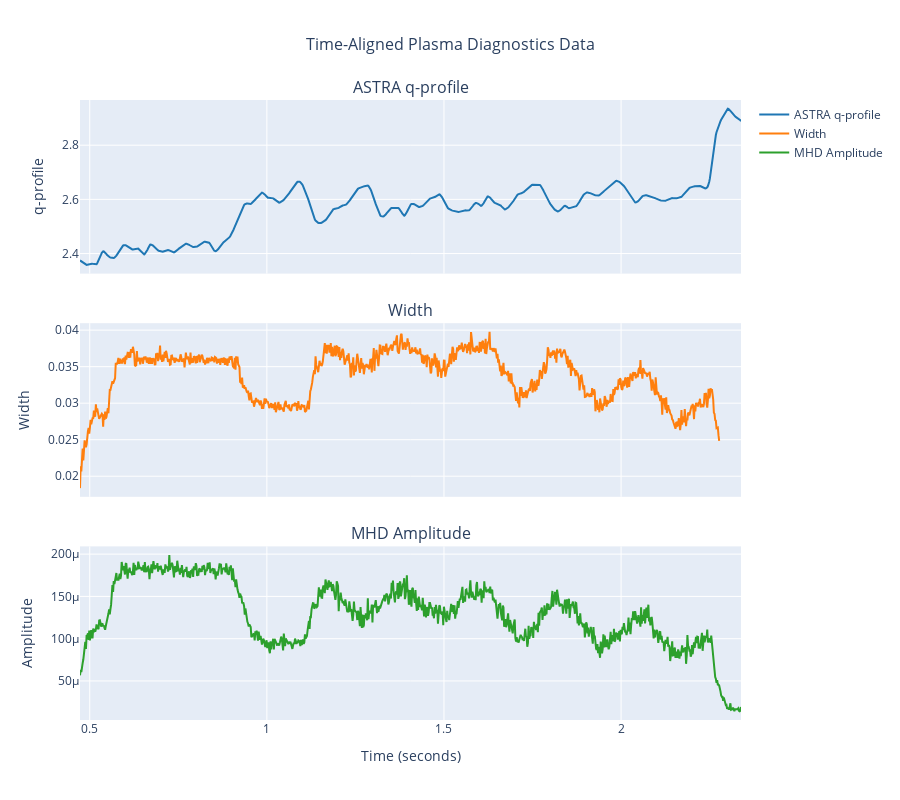

Notebook cell for this chart:
### Code cell
# Create interactive plot with all three groups aligned by time
from scipy import interpolate

print("Creating interactive plot with time-aligned data...")

with h5py.File(file_path, 'r') as f:
    # Extract time arrays and data
    astra_time = f['astra/time'][0]
    astra_q = f['astra/q'][:, 30]  # Middle radial position
    
    width_time = f['width/time'][0]
    width_width = f['width/width'][0]
    
    mhd_time = f['mhd/time'][0]
    mhd_amplitude = f['mhd/amplitude'][0]
    
    # Define common time window (intersection of all valid ranges)
    # Find the overlapping time range
    astra_valid = astra_time[~np.isnan(astra_time)]
    width_valid = width_time[~np.isnan(width_time)]
    mhd_valid = mhd_time[~np.isnan(mhd_time)]
    
    time_start = max(astra_valid.min(), width_valid.min(), mhd_valid.min())
    time_end = min(astra_valid.max(), width_valid.max(), mhd_valid.max())
    
    print(f"Common time window: {time_start:.4f} to {time_end:.4f} seconds")
    
    # Create common time grid for interpolation
    common_time = np.linspace(time_start, time_end, 1000)
    
    # Interpolate all datasets to common time grid
    datasets = {}
    
    # ASTRA data
    astra_mask = ~np.isnan(astra_time) & ~np.isnan(astra_q)
    if np.sum(astra_mask) > 1:
        astra_interp = interpolate.interp1d(
            astra_time[astra_mask], astra_q[astra_mask], 
            kind='linear', bounds_error=False, fill_value=np.nan
        )
        datasets['ASTRA q-profile'] = astra_interp(common_time)
    
    # WIDTH data
    width_mask = ~np.isnan(width_time) & ~np.isnan(width_width)
    if np.sum(width_mask) > 1:
        width_interp = interpolate.interp1d(
            width_time[width_mask], width_width[width_mask],
            kind='linear', bounds_error=False, fill_value=np.nan
        )
        datasets['Width'] = width_interp(common_time)
    
    # MHD data
    mhd_mask = ~np.isnan(mhd_time) & ~np.isnan(mhd_amplitude)
    if np.sum(mhd_mask) > 1:
        mhd_interp = interpolate.interp1d(
            mhd_time[mhd_mask], mhd_amplitude[mhd_mask],
            kind='linear', bounds_error=False, fill_value=np.nan
        )
        datasets['MHD Amplitude'] = mhd_interp(common_time)

# Create interactive plot using Plotly
fig = make_subplots(
    rows=3, cols=1,
    shared_xaxes=True,
    subplot_titles=list(datasets.keys()),
    vertical_spacing=0.08,
    specs=[[{"secondary_y": False}],
           [{"secondary_y": False}],
           [{"secondary_y": False}]]
)

colors = ['#1f77b4', '#ff7f0e', '#2ca02c']

for i, (name, data) in enumerate(datasets.items(), 1):
    fig.add_trace(
        go.Scatter(
            x=common_time,
            y=data,
            mode='lines',
            name=name,
            line=dict(color=colors[i-1], width=2),
            hovertemplate=f'<b>{name}</b><br>Time: %{{x:.4f}} s<br>Value: %{{y:.6f}}<extra></extra>'
        ),
        row=i, col=1
    )

# Update layout
fig.update_layout(
    height=800,
    title=dict(
        text="Time-Aligned Plasma Diagnostics Data",
        x=0.5,
        font=dict(size=16)
    ),
    showlegend=True,
    hovermode='x unified'
)

# Update x-axis for bottom subplot only
fig.update_xaxes(title_text="Time (seconds)", row=3, col=1)

# Update y-axes
fig.update_yaxes(title_text="q-profile", row=1, col=1)
fig.update_yaxes(title_text="Width", row=2, col=1)
fig.update_yaxes(title_text="Amplitude", row=3, col=1)

fig.show()

print(f"Plot created with {len(common_time)} interpolated points")
print(f"Time range: {common_time[0]:.4f} - {common_time[-1]:.4f} seconds")

### Figure 1 — Plotly figure (JSON) as saved in the notebook; plotly's stock layout.template omitted (floating-point values rounded to 4 significant figures; data arrays with more than 128 entries replaced by an {"elided": "..."} marker saying what was removed)
{"data": [{"hovertemplate": "<b>ASTRA q-profile</b><br>Time: %{x:.4f} s<br>Value: %{y:.6f}<extra></extra>", "line": {"color": "#1f77b4", "width": 2}, "mode": "lines", "name": "ASTRA q-profile", "type": "scatter", "x": {"elided": "1000 float values"}, "xaxis": "x", "y": {"elided": "1000 float values"}, "yaxis": "y"}, {"hovertemplate": "<b>Width</b><br>Time: %{x:.4f} s<br>Value: %{y:.6f}<extra></extra>", "line": {"color": "#ff7f0e", "width": 2}, "mode": "lines", "name": "Width", "type": "scatter", "x": {"elided": "1000 float values"}, "xaxis": "x2", "y": {"elided": "1000 float values"}, "yaxis": "y2"}, {"hovertemplate": "<b>MHD Amplitude</b><br>Time: %{x:.4f} s<br>Value: %{y:.6f}<extra></extra>", "line": {"color": "#2ca02c", "width": 2}, "mode": "lines", "name": "MHD Amplitude", "type": "scatter", "x": {"elided": "1000 float values"}, "xaxis": "x3", "y": {"elided": "1000 float values"}, "yaxis": "y3"}], "layout": {"annotations": [{"font": {"size": 16}, "showarrow": false, "text": "ASTRA q-profile", "x": 0.5, "xanchor": "center", "xref": "paper", "y": 1, "yanchor": "bottom", "yref": "paper"}, {"font": {"size": 16}, "showarrow": false, "text": "Width", "x": 0.5, "xanchor": "center", "xref": "paper", "y": 0.64, "yanchor": "bottom", "yref": "paper"}, {"font": {"size": 16}, "showarrow": false, "text": "MHD Amplitude", "x": 0.5, "xanchor": "center", "xref": "paper", "y": 0.28, "yanchor": "bottom", "yref": "paper"}], "height": 800, "hovermode": "x unified", "showlegend": true, "title": {"font": {"size": 16}, "text": "Time-Aligned Plasma Diagnostics Data", "x": 0.5}, "xaxis": {"anchor": "y", "domain": [0, 1], "matches": "x3", "showticklabels": false}, "xaxis2": {"anchor": "y2", "domain": [0, 1], "matches": "x3", "showticklabels": false}, "xaxis3": {"anchor": "y3", "domain": [0, 1], "title": {"text": "Time (seconds)"}}, "yaxis": {"anchor": "x", "domain": [0.72, 1], "title": {"text": "q-profile"}}, "yaxis2": {"anchor": "x2", "domain": [0.36, 0.64], "title": {"text": "Width"}}, "yaxis3": {"anchor": "x3", "domain": [0, 0.28], "title": {"text": "Amplitude"}}}}
